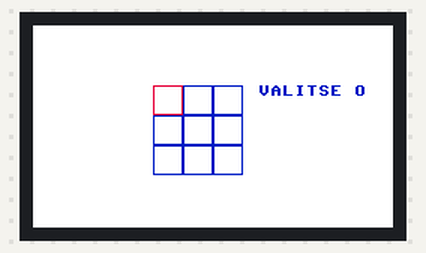
Recording of a program running on a simulated MicroPython board. Parts: 240×135 colour display. One TCP client connects 1 s after the port opens and stays connected; what the program prints to the serial console is not drawn.

Above: at 1.2 s.

The program:

server.py
```python
from machine import Pin,SPI,PWM,ADC
import framebuf
import time
import math
import network
import socket

BL = 13
DC = 8
RST = 12
MOSI = 11
SCK = 10
CS = 9

class LCD_1inch14(framebuf.FrameBuffer):
    def __init__(self):
        self.width = 240
        self.height = 135
        self.cs = Pin(CS,Pin.OUT)
        self.rst = Pin(RST,Pin.OUT)
        self.cs(1)
        self.spi = SPI(1)
        self.spi = SPI(1,1000_000)
        self.spi = SPI(1,10000_000,polarity=0, phase=0,sck=Pin(SCK),mosi=Pin(MOSI),miso=None)
        self.dc = Pin(DC,Pin.OUT)
        self.dc(1)
        self.buffer = bytearray(self.height * self.width * 2)
        super().__init__(self.buffer, self.width, self.height, framebuf.RGB565)
        self.init_display()
        self.red   =   0x07E0
        self.green =   0x001f
        self.blue  =   0xf800
        self.white =   0xffff
    def write_cmd(self, cmd):
        self.cs(1)
        self.dc(0)
        self.cs(0)
        self.spi.write(bytearray([cmd]))
        self.cs(1)
    def write_data(self, buf):
        self.cs(1)
        self.dc(1)
        self.cs(0)
        self.spi.write(bytearray([buf]))
        self.cs(1)
    def init_display(self):
        self.rst(1)
        self.rst(0)
        self.rst(1)
        self.write_cmd(0x36)
        self.write_data(0x70)
        self.write_cmd(0x3A)
        self.write_data(0x05)
        self.write_cmd(0xB2)
        self.write_data(0x0C)
        self.write_data(0x0C)
        self.write_data(0x00)
        self.write_data(0x33)
        self.write_data(0x33)
        self.write_cmd(0xB7)
        self.write_data(0x35)
        self.write_cmd(0xBB)
        self.write_data(0x19)
        self.write_cmd(0xC0)
        self.write_data(0x2C)
        self.write_cmd(0xC2)
        self.write_data(0x01)
        self.write_cmd(0xC3)
        self.write_data(0x12)
        self.write_cmd(0xC4)
        self.write_data(0x20)
        self.write_cmd(0xC6)
        self.write_data(0x0F)
        self.write_cmd(0xD0)
        self.write_data(0xA4)
        self.write_data(0xA1)
        self.write_cmd(0xE0)
        self.write_data(0xD0)
        self.write_data(0x04)
        self.write_data(0x0D)
        self.write_data(0x11)
        self.write_data(0x13)
        self.write_data(0x2B)
        self.write_data(0x3F)
        self.write_data(0x54)
        self.write_data(0x4C)
        self.write_data(0x18)
        self.write_data(0x0D)
        self.write_data(0x0B)
        self.write_data(0x1F)
        self.write_data(0x23)
        self.write_cmd(0xE1)
        self.write_data(0xD0)
        self.write_data(0x04)
        self.write_data(0x0C)
        self.write_data(0x11)
        self.write_data(0x13)
        self.write_data(0x2C)
        self.write_data(0x3F)
        self.write_data(0x44)
        self.write_data(0x51)
        self.write_data(0x2F)
        self.write_data(0x1F)
        self.write_data(0x1F)
        self.write_data(0x20)
        self.write_data(0x23)
        self.write_cmd(0x21)
        self.write_cmd(0x11)
        self.write_cmd(0x29)
    def show(self):
        self.write_cmd(0x2A)
        self.write_data(0x00)
        self.write_data(0x28)
        self.write_data(0x01)
        self.write_data(0x17)
        self.write_cmd(0x2B)
        self.write_data(0x00)
        self.write_data(0x35)
        self.write_data(0x00)
        self.write_data(0xBB)
        self.write_cmd(0x2C)
        self.cs(1)
        self.dc(1)
        self.cs(0)
        self.spi.write(self.buffer)
        self.cs(1)


def sendvalue(val):
    cl.send(str(val))

def receivevalue():
    return cl.recv(1024)


print("Calibrating...")
s = socket.socket()
s.setsockopt(socket.SOL_SOCKET, socket.SO_REUSEADDR, 1)
s.bind(("0.0.0.0", 80))
s.listen()
(cl, addr) = s.accept()
print("Connected")
pwm = PWM(Pin(BL))
pwm.freq(1000)
pwm.duty_u16(32768)
LCD = LCD_1inch14()
LCD.fill(LCD.white)
LCD.show()

LCD.show()
jakojaamat = []

def voitto(ristinolla,voittaja):
    for i in range(len(ristinolla)): # tarkistaa voittaako pystysuunta
        jakojaamat.append(ristinolla[i] % 3)
        for rivit in range(3):
            if jakojaamat.count(rivit) == 3:
                LCD.text(voittaja+" voitti",150,30,LCD.blue)
                for i in range(10):
                    ristinolla.append(i)
    kuutiocheck = 0

    for i in range(1,10): #tarkistaa voittaako vaakasuunta
        if ristinolla.count(i) == 1:
            kuutiocheck += 1
            if kuutiocheck == 3:
                LCD.text(voittaja+" voitti",150,30,LCD.blue)
                for i in range(10):
                    ristinolla.append(i)

        if(i % 3 == 0):
            kuutiocheck = 0

    vinokuutiocheck = 0
    for i in range(1,14,4):
        if ristinolla.count(i) == True:
            vinokuutiocheck += 1
            if vinokuutiocheck == 3:
                LCD.text(voittaja+" voitti",150,30,LCD.blue)
                for i in range(10):
                    ristinolla.append(i)

    vinokuutiocheck2 = 0
    for i in range(3,8,2):
        if ristinolla.count(i) == True:
            vinokuutiocheck2 += 1
            if vinokuutiocheck2 == 3:
                LCD.text(voittaja+" voitti",150,30,LCD.blue)
                for i in range(10):
                    ristinolla.append(i)
def tryagain():
    again = input("Pelaatko uudelleen?[Y/N]: ")
    if again == "Y":
        sendvalue(again)
        play()

def play():
    LCD.fill_rect(0,0,2000,2000,LCD.white)
    key1 = Pin(2,Pin.IN,Pin.PULL_UP)
    key2 = Pin(3,Pin.IN,Pin.PULL_UP)
    key3 = Pin(15 ,Pin.IN,Pin.PULL_UP)
    key4 = Pin(17 ,Pin.IN,Pin.PULL_UP)
    kuutio = 1
    vuoro = 0
    x = 0
    y = 0
    merkki = ""
    taytetytX = []
    taytetytO = []

    while 1:
        if len(taytetytX) + len(taytetytO) < 9:
            taytetty = True
            if(key1.value() == 0):
                kuutio += 1
                time.sleep(0.25)
            while taytetty == True:
                if(kuutio > 9):
                    kuutio = 1
                if kuutio in taytetytX or kuutio in taytetytO:
                    kuutio += 1
                else:
                    taytetty = False

            x = 80 + (kuutio-1) % 3 * 20
            y = 40 + math.floor((kuutio-0.01)/3)*20
            LCD.rect(100,40,20,20,LCD.blue)
            LCD.rect(100,60,20,20,LCD.blue)
            LCD.rect(100,80,20,20,LCD.blue)
            LCD.rect(80,40,20,20,LCD.blue)
            LCD.rect(80,60,20,20,LCD.blue)
            LCD.rect(80,80,20,20,LCD.blue)
            LCD.rect(120,40,20,20,LCD.blue)
            LCD.rect(120,60,20,20,LCD.blue)
            LCD.rect(120,80,20,20,LCD.blue)

            if(vuoro % 2 == 0):
                LCD.text("VALITSE O",150,40,LCD.blue)
                if(key2.value() == 0):
                    LCD.text("O",x+6,y+6,LCD.blue)
                    vuoro += 1
                    taytetytO.append(kuutio)
                    print("O:" ,taytetytO)
                    sendvalue(kuutio)
                    time.sleep(0.25)
                    voitto(taytetytO,"O")
                    LCD.text("VALITSE O",150,40,LCD.white)
                    jakojaamat.clear()
            else:

                valu = int(receivevalue())
                x = 80 + (valu-1) % 3 * 20
                y = 40 + math.floor((valu-0.01)/3)*20
                LCD.text("X",x+6,y+6,LCD.blue)
                taytetytX.append(valu)
                print("X:" ,taytetytX)
                time.sleep(0.25)
                voitto(taytetytX,"X")

                jakojaamat.clear()
                vuoro += 1

            LCD.rect(x,y,20,20,LCD.red)
            LCD.show()
        elif(len(taytetytO) + len(taytetytX) == 9):
            LCD.text("Tasapeli",150,30,LCD.blue)
            LCD.show()
            tryagain()
        else:
            tryagain()
    time.sleep(1)
    LCD.fill(0xFFFF)

play()
```
